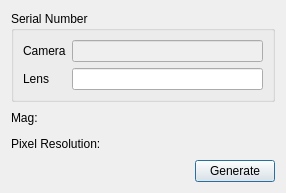
<?xml version="1.0" encoding="UTF-8"?>
<ui version="4.0">
 <class>GenerateTestReport</class>
 <widget class="QDialog" name="GenerateTestReport">
  <property name="geometry">
   <rect>
    <x>0</x>
    <y>0</y>
    <width>286</width>
    <height>193</height>
   </rect>
  </property>
  <property name="windowTitle">
   <string>Dialog</string>
  </property>
  <layout class="QGridLayout" name="gridLayout_2">
   <item row="0" column="0" colspan="2">
    <widget class="QGroupBox" name="groupBox">
     <property name="title">
      <string>Serial Number</string>
     </property>
     <layout class="QGridLayout" name="gridLayout">
      <item row="0" column="0">
       <layout class="QHBoxLayout" name="horizontalLayout">
        <item>
         <layout class="QVBoxLayout" name="verticalLayout">
          <item>
           <widget class="QLabel" name="label">
            <property name="text">
             <string>Camera</string>
            </property>
           </widget>
          </item>
          <item>
           <widget class="QLabel" name="label_2">
            <property name="text">
             <string>Lens</string>
            </property>
           </widget>
          </item>
         </layout>
        </item>
        <item>
         <layout class="QVBoxLayout" name="verticalLayout_2">
          <item>
           <widget class="QLineEdit" name="lineEdit_Camera">
            <property name="enabled">
             <bool>false</bool>
            </property>
           </widget>
          </item>
          <item>
           <widget class="QLineEdit" name="lineEdit_Lens"/>
          </item>
         </layout>
        </item>
       </layout>
      </item>
     </layout>
    </widget>
   </item>
   <item row="1" column="0" colspan="2">
    <widget class="QLabel" name="label_Mag">
     <property name="text">
      <string>Mag:</string>
     </property>
    </widget>
   </item>
   <item row="2" column="0" colspan="2">
    <widget class="QLabel" name="label_Pixres">
     <property name="text">
      <string>Pixel Resolution:</string>
     </property>
    </widget>
   </item>
   <item row="3" column="0">
    <spacer name="horizontalSpacer">
     <property name="orientation">
      <enum>Qt::Orientation::Horizontal</enum>
     </property>
     <property name="sizeHint" stdset="0">
      <size>
       <width>179</width>
       <height>20</height>
      </size>
     </property>
    </spacer>
   </item>
   <item row="3" column="1">
    <widget class="QPushButton" name="pushButton_Generate">
     <property name="text">
      <string>Generate</string>
     </property>
    </widget>
   </item>
  </layout>
 </widget>
 <resources/>
 <connections/>
</ui>
